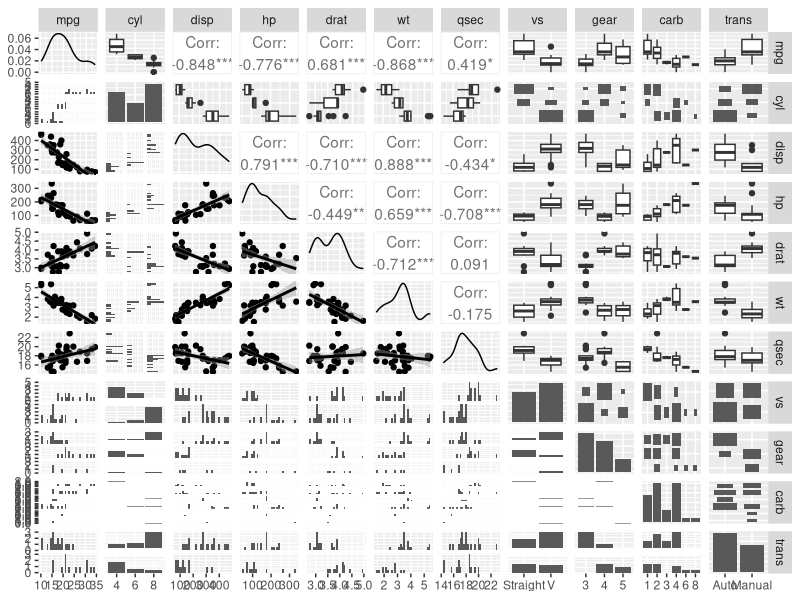
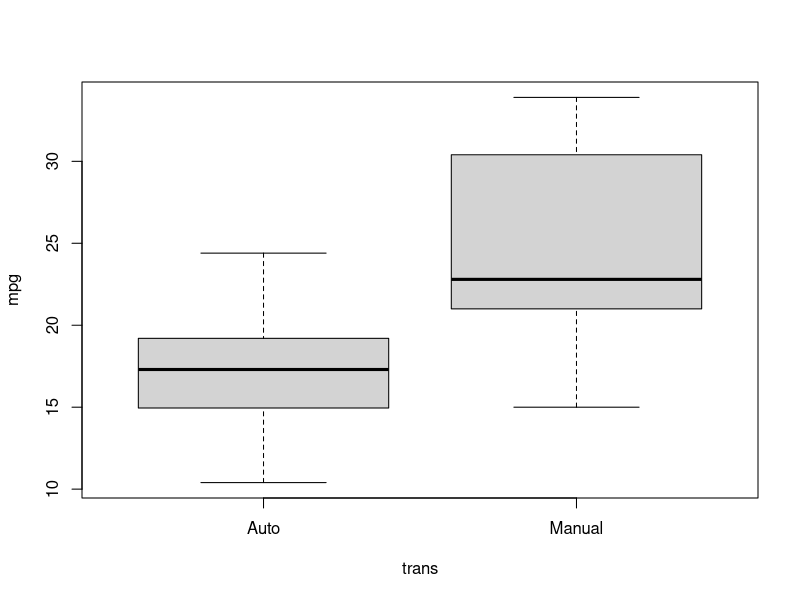

These figures' R source, in order:
## ---- chunk 1

library(ggplot2)
library(GGally)
library(car)

str(mtcars)

data <- mtcars

data$trans <- as.factor(ifelse(mtcars$am==0, "Auto", "Manual"))
data <- data[, -9]
data$vs <- as.factor(ifelse(data$vs==0, "V", "Straight"))
data$cyl <- as.factor(data$cyl)
data$carb <- as.factor(data$carb)
data$gear <- as.factor(data$gear)

str(data)


## ---- chunk 2
ggpairs(data, lower=list(continuous="smooth"))
plot (mpg~trans, data=data)
## ---- chunk 3

fit.by.trans <- lm(mpg~trans, data=data)
summary(fit.by.trans)

## ---- chunk 4
fit.by.all <- lm (mpg~., data=data)
summary(fit.by.all)
vif(fit.by.all)
## ---- chunk 5

##             GVIF Df GVIF^(1/(2*Df))
## drat    6.809663  1        2.609533
## vs      8.088166  1        2.843970
## gear   50.852311  2        2.670408
## carb  503.211851  5        1.862838
## trans   9.930495  1        3.151269

fit.by.some <- lm(mpg~ drat + vs + gear + carb + trans, data=data )
summary(fit.by.some)

vif(fit.by.some)

## ---- chunk 6

stepModel <- step(fit.by.all, k=log(dim(data)[1]))
summary(stepModel)
